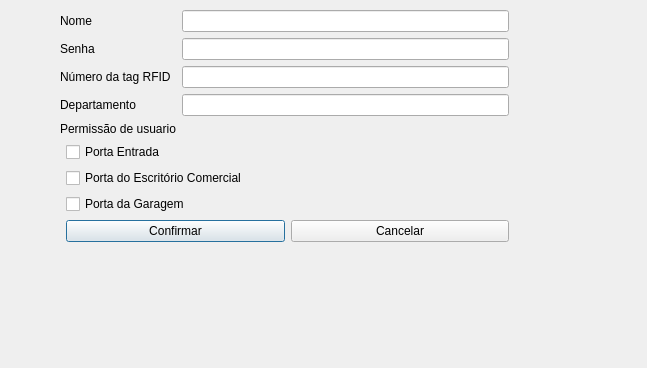
<?xml version="1.0" encoding="UTF-8"?>
<ui version="4.0">
 <class>Usuario</class>
 <widget class="QDialog" name="Usuario">
  <property name="geometry">
   <rect>
    <x>0</x>
    <y>0</y>
    <width>647</width>
    <height>368</height>
   </rect>
  </property>
  <property name="windowTitle">
   <string>Dialog</string>
  </property>
  <widget class="QWidget" name="layoutWidget">
   <property name="geometry">
    <rect>
     <x>60</x>
     <y>10</y>
     <width>449</width>
     <height>256</height>
    </rect>
   </property>
   <layout class="QFormLayout" name="formLayout_2">
    <item row="1" column="1">
     <widget class="QCheckBox" name="PortaEntrada">
      <property name="text">
       <string>Porta Entrada</string>
      </property>
     </widget>
    </item>
    <item row="2" column="1">
     <widget class="QCheckBox" name="PortaEscritorio">
      <property name="text">
       <string>Porta do Escritório Comercial</string>
      </property>
     </widget>
    </item>
    <item row="3" column="1">
     <widget class="QCheckBox" name="PortaDiretoria">
      <property name="text">
       <string>Porta da Garagem</string>
      </property>
     </widget>
    </item>
    <item row="0" column="0" colspan="2">
     <layout class="QFormLayout" name="formLayout">
      <item row="0" column="0">
       <widget class="QLabel" name="label">
        <property name="text">
         <string>Nome</string>
        </property>
       </widget>
      </item>
      <item row="0" column="1">
       <widget class="QLineEdit" name="NomedeUsuario"/>
      </item>
      <item row="1" column="0">
       <widget class="QLabel" name="label_2">
        <property name="text">
         <string>Senha</string>
        </property>
       </widget>
      </item>
      <item row="1" column="1">
       <widget class="QLineEdit" name="SenhaUsuario"/>
      </item>
      <item row="2" column="0">
       <widget class="QLabel" name="label_3">
        <property name="text">
         <string>Número da tag RFID</string>
        </property>
       </widget>
      </item>
      <item row="2" column="1">
       <widget class="QLineEdit" name="TagRFID"/>
      </item>
      <item row="3" column="0">
       <widget class="QLabel" name="label_4">
        <property name="text">
         <string>Departamento</string>
        </property>
       </widget>
      </item>
      <item row="4" column="0">
       <widget class="QLabel" name="label_5">
        <property name="text">
         <string>Permissão de usuario</string>
        </property>
       </widget>
      </item>
      <item row="3" column="1">
       <widget class="QLineEdit" name="Departamento"/>
      </item>
     </layout>
    </item>
    <item row="4" column="1">
     <layout class="QGridLayout" name="gridLayout">
      <item row="0" column="0">
       <widget class="QPushButton" name="Confirma">
        <property name="text">
         <string>Confirmar</string>
        </property>
       </widget>
      </item>
      <item row="0" column="1">
       <widget class="QPushButton" name="Cancela">
        <property name="text">
         <string>Cancelar</string>
        </property>
       </widget>
      </item>
     </layout>
    </item>
   </layout>
  </widget>
 </widget>
 <resources/>
 <connections/>
</ui>
